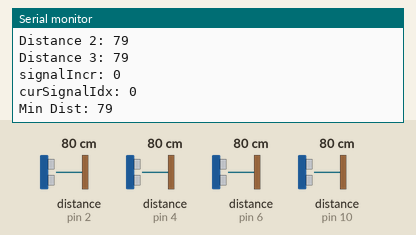
The sketch below on a simulated Arduino Uno, built with avr-gcc and run on an emulated ATmega328P. Shown: the last lines printed to the serial monitor. Wiring (inferred from the names in the program): 4 × ultrasonic range finder: trigger pin 3, echo pin 2 / trigger pin 5, echo pin 4 / trigger pin 7, echo pin 6 / trigger pin 11, echo pin 10. Inputs (shaded band) come from the test bench; at power-on: distance to the obstacle (sensors on pin 4, pin 6, pin 10, pin 2) 80 cm. The echo pulse lasts 58.3 µs per cm.

Above: at 9.6 s.
9.7 s: distance to the obstacle (sensor on pin 4) set to 5 cm
At 10.7 s:
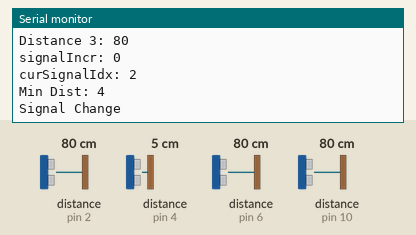
13.2 s: distance to the obstacle (sensor on pin 4) set to 2 cm
At 15.42 s:
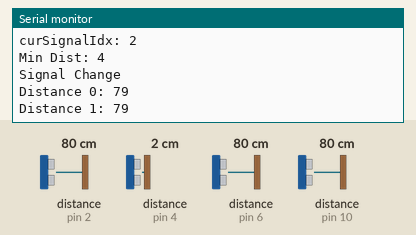
16.7 s: distance to the obstacle (sensor on pin 6) set to 5 cm
At 18.8 s:
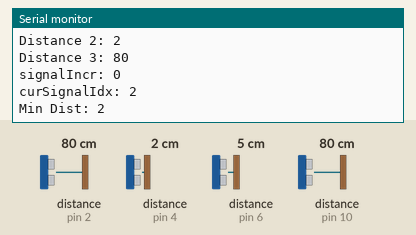
20.2 s: distance to the obstacle (sensor on pin 6) set to 2 cm
At 23.4 s:
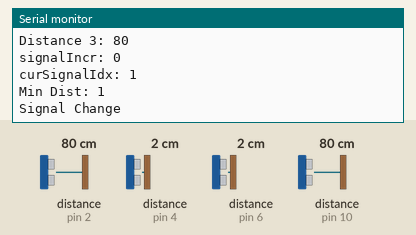
23.7 s: distance to the obstacle (sensor on pin 10) set to 4 cm
27.2 s: distance to the obstacle (sensor on pin 10) set to 2 cm
At 29.2 s:
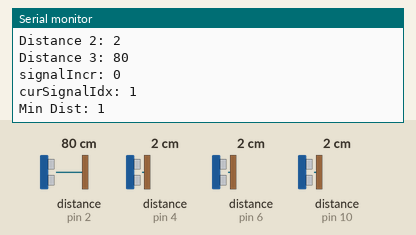
Timing chart, 0 to 30.7 s (numbered marks = the images above; inputs shaded):
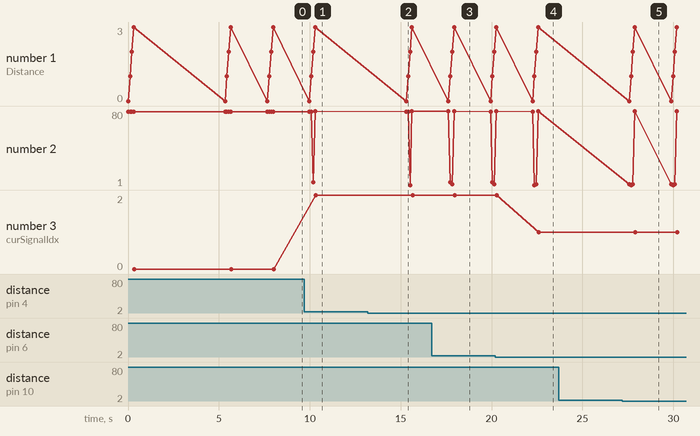

The sketch:

project_TrafficControlSystem.ino
```cpp
// Pin Numbers: Ultrasonic Sensor
#define US1_Trig_Pin 11   // (OUTPUT) Connect to Trig pin
#define US1_Echo_Pin 10   // (INPUT)  Connect to Echo pin

#define US2_Trig_Pin 7   // (OUTPUT) Connect to Trig pin
#define US2_Echo_Pin 6   // (INPUT)  Connect to Echo pin

#define US3_Trig_Pin 5   // (OUTPUT) Connect to Trig pin
#define US3_Echo_Pin 4   // (INPUT)  Connect to Echo pin

#define US4_Trig_Pin 3   // (OUTPUT) Connect to Trig pin
#define US4_Echo_Pin 2   // (INPUT)  Connect to Echo pin

// Variables:
int distance1;
int distance2;
int distance3;
int distance4;

int SignalLED_Pins[4][3] = {{23, 25, 27}, {29, 31, 33}, {35, 37, 39}, {41, 43, 45}};
int dist[4];
int order[4];
int prvSignalIdx = -1;
int curSignalIdx;
long prvSignalTime;
int signalIncr;


void setup() {
  // Define Input & Output Pins:
  pinMode(US1_Trig_Pin, OUTPUT);
  pinMode(US1_Echo_Pin, INPUT);

  pinMode(US2_Trig_Pin, OUTPUT);
  pinMode(US2_Echo_Pin, INPUT);

  pinMode(US3_Trig_Pin, OUTPUT);
  pinMode(US3_Echo_Pin, INPUT);

  pinMode(US4_Trig_Pin, OUTPUT);
  pinMode(US4_Echo_Pin, INPUT);

  for (int i = 0; i < 4; i++) {
    for (int j = 0; j < 3; j++) {
      pinMode(SignalLED_Pins[i][j], OUTPUT);
    }
  }

  for (int i = 0; i < 4; i++) {
    for (int j = 0; j < 3; j++) {
      if (j == 0) {
        digitalWrite(SignalLED_Pins[i][j], HIGH);
      } else {
        digitalWrite(SignalLED_Pins[i][j], LOW);
      }
    }
  }

  // Initialize serial communications with the PC:
  Serial.begin(9600);

}

void loop() {
  ReadDistance();
  curSignalIdx = order[signalIncr];

  Serial.print("signalIncr: ");
  Serial.println(signalIncr);

  Serial.print("curSignalIdx: ");
  Serial.println(curSignalIdx);

  Serial.print("Min Dist: ");
  Serial.println(dist[curSignalIdx]);

  if (curSignalIdx != prvSignalIdx) {
    Serial.println("Signal Change");
    digitalWrite(SignalLED_Pins[prvSignalIdx][2], LOW);   // Green Off
    digitalWrite(SignalLED_Pins[prvSignalIdx][0], HIGH);  // Red On

    digitalWrite(SignalLED_Pins[curSignalIdx][0], LOW);   // Red Off
    digitalWrite(SignalLED_Pins[curSignalIdx][1], HIGH);  // Yellow On
    delay(3000);
    digitalWrite(SignalLED_Pins[curSignalIdx][1], LOW);   // Yellow Off
    digitalWrite(SignalLED_Pins[curSignalIdx][2], HIGH);  // Green On
    prvSignalIdx = curSignalIdx;
    prvSignalTime = millis();
  }

  if (curSignalIdx == prvSignalIdx && millis() - prvSignalTime > 20000) {
    Serial.println("Timeout");
    signalIncr++;
    if(signalIncr == 4){
      signalIncr = 0;
    }
  }
  delay(2000);
}


void ReadDistance() {
  int prvMinValue;
  int curMinValue;
  int curMinIdx;
  int i, j;

  Serial.println();
  dist[0] = GetUltrasonicDist(US1_Trig_Pin, US1_Echo_Pin);
  Serial.print("Distance 0: ");
  Serial.println(dist[0]);
  delay(100);

  dist[1] = GetUltrasonicDist(US2_Trig_Pin, US2_Echo_Pin);
  Serial.print("Distance 1: ");
  Serial.println(dist[1]);
  delay(100);

  dist[2] = GetUltrasonicDist(US3_Trig_Pin, US3_Echo_Pin);
  Serial.print("Distance 2: ");
  Serial.println(dist[2]);
  delay(100);

  dist[3] = GetUltrasonicDist(US4_Trig_Pin, US4_Echo_Pin);
  Serial.print("Distance 3: ");
  Serial.println(dist[3]);

  curMinIdx = -1;
  prvMinValue = -1;
  for (i = 0; i < 4; i++) {
    curMinValue = 9999;
    for (j = 0; j < 4; j++) {
      if (dist[j] < curMinValue && dist[j] > prvMinValue) {
        curMinValue = dist[j];
        curMinIdx = j;
      }
    }
    prvMinValue = curMinValue;
    order[i] = curMinIdx;
    //Serial.println(curMinValue);
  }
}


int GetUltrasonicDist(int trigPin, int echoPin) {
  int distance;
  /* Clear the trig pin by setting it LOW */
  digitalWrite(trigPin, LOW);
  delayMicroseconds(10);

  /* Trigger the sensor by setting the trig pin HIGH for 10 microseconds */
  digitalWrite(trigPin, HIGH);
  delayMicroseconds(10);
  digitalWrite(trigPin, LOW);

  /* Read the echoPin. pulseIn() returns the duration (length of the pulse) in microseconds */
  long duration = pulseIn(echoPin, HIGH);

  /* Calculate the distance: Distance = Speed * Time
     Speed of sound is 343 metres per second = 0.0343cm per micro second */
  distance = 0.0343 * (duration / 2);

  return distance;
}
```

Measured:
- the behaviour switches between 4 and 3 cm on distance to the obstacle (sensor on pin 4) (found by bisection; images 1 and 2)
- the behaviour switches between 4 and 3 cm on distance to the obstacle (sensor on pin 6) (found by bisection; images 3 and 4)
- the behaviour switches between 3 and 2 cm on distance to the obstacle (sensor on pin 10) (found by bisection; images 4 and 5)
- after the input at 9.7 s, the serial monitor: prints a new line after 0.49 s (image 1)
- after the input at 16.7 s, the serial monitor: prints a new line after 1.0 s (image 3)
- after the input at 20.2 s, the serial monitor: prints a new line after 2.2 s (image 4)
- after the input at 27.2 s, the serial monitor: prints a new line after 0.38 s (image 5)
- plotted number 2: 79 → 80 after the input at 9.7 s
